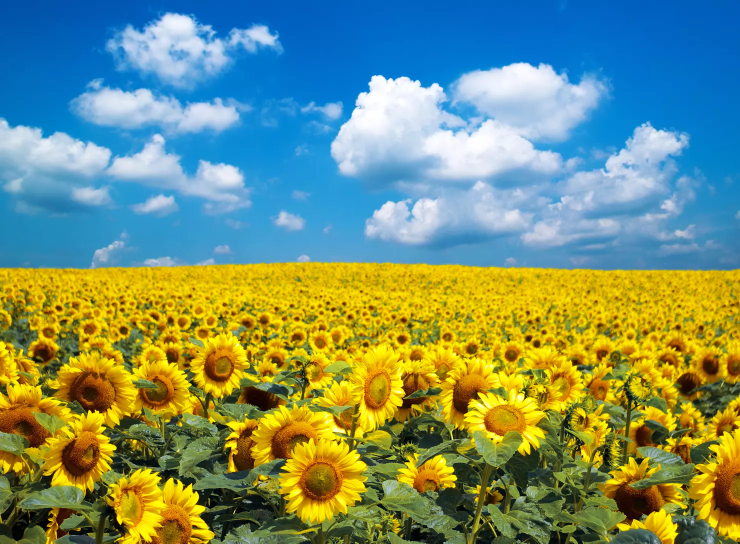
#> input picture Fall_2023/Project1/Exam/Module 1 exam Download Sep 29, 2023 944 AM/258349-1958267 - Amir Marji - Sep 25, 2023 1134 AM/Input.png, 1480 x 1087 px, found by its file name (shown at 1/2 size)
$ jupyter execute 'InClass Project - Akanksha Ashokrao Bable.ipynb'
#> lines starting #> are read from the running program, lines starting #| are printed output that depends on the picture; after the words box and inside, x2 and y2 are one past the last pixel; in counts of white or black regions, pixels touching at a corner belong together
[cell 1]
# Required Libraries
import cv2                   # OpenCV library for computer vision tasks.
import numpy as np           # Numpy library for numerical operations.
import matplotlib.pyplot as plt  # Matplotlib for plotting and visualization.

# Load an image from the specified path.
# Note: OpenCV by default reads images in BGR format (Blue-Green-Red).
img = cv2.imread("C:\\Users\\AKANKSHA\\Downloads\\Input.png")
#> img is the input picture: shape (1087, 1480, 3); mean B, G, R 112, 144.9, 119.1

# Convert the image color format from BGR to RGB.
# Matplotlib's `imshow` expects the image in RGB format.
# Hence, to view the image correctly, we need to perform this conversion.
img = cv2.cvtColor(img, cv2.COLOR_BGR2RGB)

# Display the image using matplotlib.
# The `imshow` function of matplotlib displays the image.
plt.imshow(img)
# Optionally, you can add plt.show() here to display the image in a window.

[cell 2]
# Required Libraries
import cv2                       # OpenCV library for computer vision tasks.
import numpy as np               # Numpy library for numerical operations.
import matplotlib.pyplot as plt # Matplotlib for plotting and visualization.

# Assuming the image was loaded previously using `cv2.imread()`
# Convert the image color format from BGR to RGB.
# Matplotlib's `imshow` and other functions expect the image in RGB format.
img = cv2.cvtColor(img, cv2.COLOR_BGR2RGB)

# Calculate the histogram for the R (Red) channel.
# `cv2.calcHist()` function calculates the histogram of an image.
# Here, [0] denotes that we are specifying the first channel (R channel).
# The range [0, 255] specifies the intensity values for the histogram.
hist = cv2.calcHist([img], [0], None, [256], [0, 255])
#> hist = 256 values, max 226737 at index 0, min 0 at index 255, mean 6248.5
# Plot the histogram using matplotlib. Color it red since it's for the R channel.
plt.plot(hist, color='red')
# Limit x-axis values between 0 and 255 for clarity.
plt.xlim([0, 255])

# Repeat the process for the G (Green) channel.
hist = cv2.calcHist([img], [1], None, [256], [0, 255])
#> hist = 256 values, max 16963 at index 161, min 0 at index 255, mean 6271.6
plt.plot(hist, color='green')
plt.xlim([0, 255])

# Repeat the process for the B (Blue) channel.
hist = cv2.calcHist([img], [2], None, [256], [0, 255])
#> hist = 256 values, max 93407 at index 1, min 0 at index 255, mean 6168.8
plt.plot(hist, color='blue')
plt.xlim([0, 255])

# Add a legend to the plot to identify each color.
# 'upper left' positions the legend at the top left corner of the plot.
plt.legend(('red', 'green', 'blue'), loc='upper left')

# Display the histogram.
# This command pops up a window showing the combined histogram for RGB channels.
plt.show()
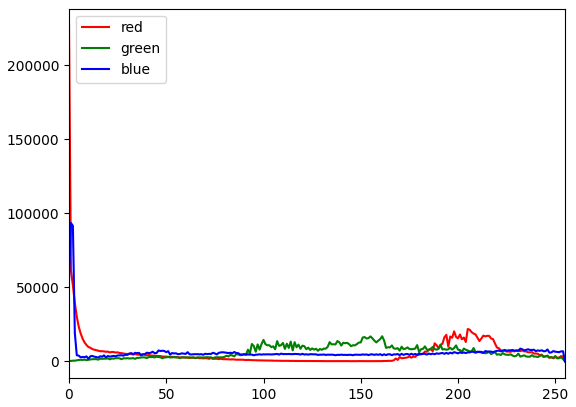
#> figure drawn by matplotlib, 1 panel; curve peaks at x = 0, y = 226737; curve peaks at x = 161, y = 16963; curve peaks at x = 1, y = 93407

[cell 3]
# Import necessary libraries
import cv2                       # OpenCV for image processing tasks
import numpy as np               # Numpy for numerical operations
import matplotlib.pyplot as plt # Matplotlib for plotting and visualization

# Define a function to adjust brightness and contrast of an image
def adjust_brightness_contrast(image_array, alpha, beta):
    """
    Adjusts brightness and contrast of an image.

    Parameters:
    - image_array: numpy array of the image
    - alpha: float, scaling factor to adjust contrast (1 means no change)
    - beta: float, value added to all pixels to adjust brightness

    Returns:
    - Adjusted image as a numpy array
    """

    # Convert to floating point to avoid overflow and underflow issues
    temp = image_array.astype('float32')

    # Adjust contrast
    temp *= alpha

    # Adjust brightness
    temp += beta

    # Clip values to be in the range [0, 255] to ensure valid pixel values
    temp = np.clip(temp, 0, 255)

    return temp.astype('uint8')

# (1) Image Enhancement

# Read the image from the specified path
img_color = cv2.imread('C:\\Users\\AKANKSHA\\Downloads\\Input.png')

# Convert the image color format from BGR to RGB (as OpenCV loads in BGR by default)
img_color = cv2.cvtColor(img_color, cv2.COLOR_BGR2RGB)

# Convert RGB image to grayscale for histogram calculation
img_bw = cv2.cvtColor(img_color, cv2.COLOR_BGR2GRAY)
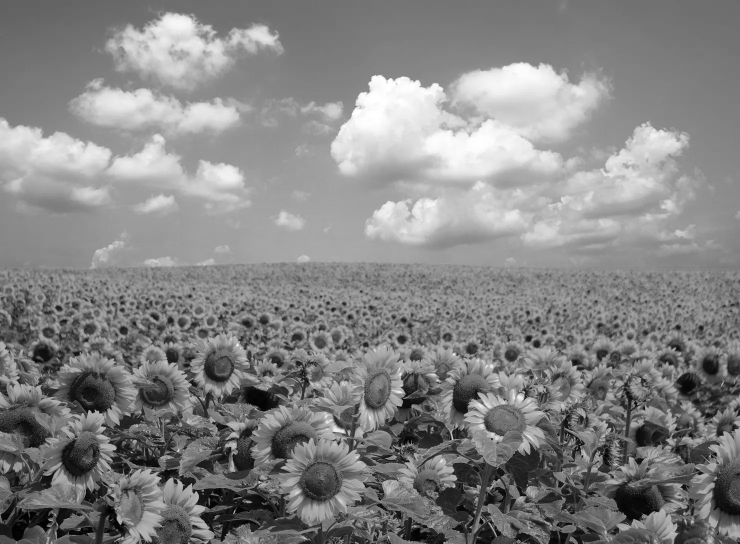
#> img_bw: shape (1087, 1480) (shown at 1/2 size); min 0, max 255, mean 132.1

# Calculate the histogram for the grayscale image
hist = cv2.calcHist([img_bw],[0],None,[256],[0,255])
#> hist = 256 values, max 21922 at index 133, min 0 at index 255, mean 6281.7

# Adjust brightness and contrast using the given parameters
contrast = 1.1
brightness = -10
adjusted_img_color = adjust_brightness_contrast(img_color, contrast, brightness)
#> in adjust_brightness_contrast, `return temp.astype('uint8')`:
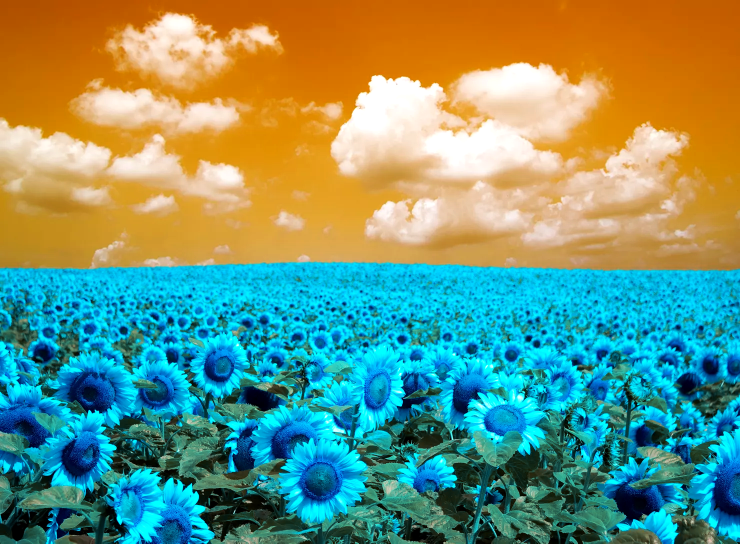
#> returned value: shape (1087, 1480, 3) (shown at 1/2 size); mean of channels 0, 1, 2 121.3, 148.8, 115; drawn as B, G, R
adjusted_img_bw = adjust_brightness_contrast(img_bw, contrast, brightness)

# Calculate histogram of adjusted grayscale image
adjusted_hist = cv2.calcHist([adjusted_img_bw],[0],None,[256],[0,255])
#> adjusted_hist = 256 values, max 21922 at index 136, min 0 at index 11, mean 6194.3

# Plotting

# Create a figure with a specified size
plt.figure(figsize=(10,10))

# Original color image
plt.subplot(2, 2, 1)
plt.imshow(img_color)
plt.title('Original Image')

# Histogram of the original grayscale image
plt.subplot(2, 2, 2)
plt.plot(hist)
plt.xlim([0,255])
plt.title('OG Histogram')

# Adjusted color image
plt.subplot(2, 2, 3)
plt.imshow(adjusted_img_color, vmin=0, vmax=255)
plt.title('Adjusted Image')

# Histogram of the adjusted grayscale image
plt.subplot(2, 2, 4)
plt.plot(adjusted_hist)
plt.xlim([0,255])
plt.title('Adjusted Histogram')

# Adjust spacing between subplots
plt.tight_layout()

# Display all the subplots
plt.show()
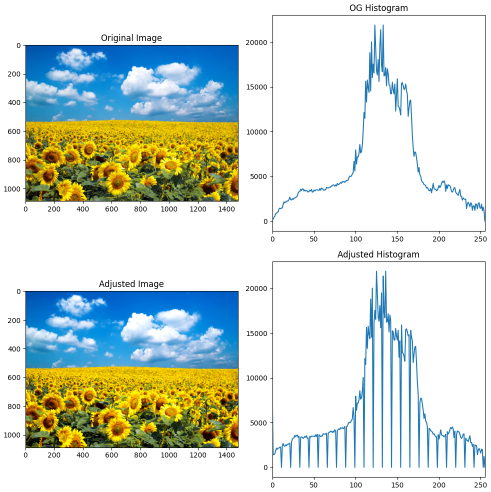
#> figure drawn by matplotlib, 4 panels; panel 2: curve peaks at x = 133, y = 21922; panel 4: curve peaks at x = 136, y = 21922

[cell 4]
# Importing necessary libraries
import cv2                       # OpenCV library for computer vision tasks
import numpy as np               # Numpy library for numerical operations
import matplotlib.pyplot as plt # Matplotlib library for plotting and visualization

# Load an image from the specified path
# Note: By default, OpenCV reads images in BGR (Blue-Green-Red) format.
img = cv2.imread("C:\\Users\\AKANKSHA\\Downloads\\Input.png")

# Convert the image color format from BGR to RGB.
# This conversion is essential because matplotlib's `imshow` function
# expects images in RGB (Red-Green-Blue) format.
# If we don't perform this conversion, the colors will be displayed incorrectly.
img = cv2.cvtColor(img, cv2.COLOR_BGR2RGB)

# Display the image using matplotlib's `imshow` function.
# Here, the image will be displayed with the correct RGB colors.
plt.imshow(img)
# Note: If you run this outside of a Jupyter notebook or similar environment,
# you may also need `plt.show()` to actually display the image in a new window.

[cell 5]
# Import OpenCV library
import cv2

# The OpenCV rectangle function
# The cv2.rectangle() function is used to draw a rectangle on an image.

# Here's a breakdown of its parameters:
# img - The image on which the rectangle is to be drawn.
# top_left - The coordinates for the top-left vertex of the rectangle.
# bottom_right - The coordinates for the bottom-right vertex of the rectangle.
# rect_color - The color of the rectangle, typically given as (R, G, B).
# thickness - Thickness of the rectangle's edges. If negative, it fills the rectangle.

# Specify the coordinates for the top-left corner of the rectangle.
top_left = (0,540)

# Specify the coordinates for the bottom-right corner of the rectangle.
bottom_right = (1500,1080)

# Define the color of the rectangle in RGB format.
# In this case, it's blue (255,0,0).
rect_color = (255,0,0)

# Define the thickness of the rectangle's edges.
# A thickness of 3 means the rectangle will have a solid border of 3 pixels width.
thickness = 3

# Draw the rectangle on the image using the defined parameters.
# Note that this operation is in-place, meaning it will modify the input image.
img_rect = cv2.rectangle(img, top_left, bottom_right, rect_color, thickness)

# Display the image with the rectangle using matplotlib's imshow function.
plt.imshow(img_rect)

[cell 6]
# We're starting by specifying the coordinates of a rectangle for reference.
# These might be coordinates that encapsulate a region of interest within the image,
# such as a detected object, face, or any specific region you might want to focus on.

# Top left corner of rectangle
# This tuple represents the x and y coordinates of the top-left corner of the rectangle.
#top_left = (0,540)

# Bottom right corner of rectangle
# This tuple represents the x and y coordinates of the bottom-right corner of the rectangle.
# bottom_right = (1500,1080)

# Now, we will import an image using OpenCV.
# The imread function from OpenCV is used to load an image from a given path.

# Load an image from the specified path.
# By default, OpenCV reads images in the BGR (Blue-Green-Red) color space.
img = cv2.imread("C:\\Users\\AKANKSHA\\Downloads\\Input.png")

# Convert the image color space from BGR to RGB.
# This step is crucial when using matplotlib or other libraries that expect the image in RGB format.
# OpenCV uses BGR by default, so this conversion ensures correct color representation when visualizing the image.
img = cv2.cvtColor(img, cv2.COLOR_BGR2RGB)

[cell 7]
# We want to extract a specific region of the image, often called "region of interest" or "ROI".
# In this case, the region to be extracted is determined by the rectangle coordinates mentioned previously.

# Extract the region of interest (ROI) from the original image:
# The syntax `img[y1:y2, x1:x2]` is used to slice the image array.
# Here, y1:y2 represents the row indices (vertical span) and x1:x2 represents the column indices (horizontal span).
# Thus, img[60:220, 175:320] extracts the rectangular region starting from
# (175,60) (top-left corner) to (320,220) (bottom-right corner).
img_masked = img[540:1080, 0:1500]
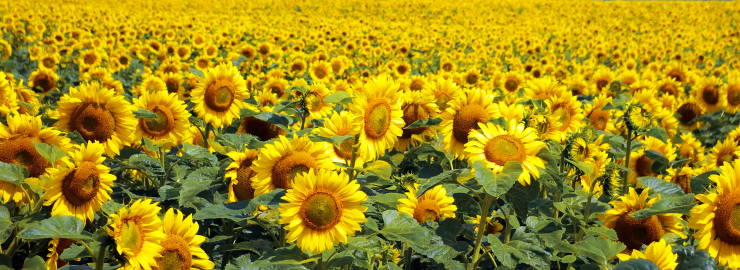
#> img_masked: shape (540, 1480, 3) (shown at 1/2 size); mean R, G, B 161, 138.2, 18.1

# Display the extracted region using matplotlib's imshow function.
# This will show only the specific region from the original image enclosed by the rectangle.
plt.imshow(img_masked)

[cell 8]
# Our primary goal here is to create histograms for the Hue, Saturation, and Value channels of the HSV image.

# Convert the RGB image to HSV color space:
# The cv2.cvtColor function is utilized to change the color representation of the image from RGB to HSV.
# This conversion is necessary because the Hue, Saturation, and Value (HSV) offer a more intuitive
# way to represent color than the traditional RGB model.
img_masked = cv2.cvtColor(img_masked, cv2.COLOR_RGB2HSV)
#> img_masked: shape (540, 1480, 3); mean H, S, V 29.7, 212.6, 165.4

# Generate and plot the histogram for the Hue channel:
# The hue is the color type and varies from 0 to 179 in OpenCV.
hist = cv2.calcHist([img_masked],[0],None,[180],[0,179])
#> hist = 180 values, max 84980 at index 25, min 0 at index 119, mean 4439.7
# Plot the Hue histogram with a red color.
plt.plot(hist, color='red')
# Set the x-axis limit from 0 to 179 (typical range for hue in OpenCV).
plt.xlim([0,179])

# Generate and plot the histogram for the Saturation channel:
# Saturation is the intensity of the color, going from 0 to 255.
hist = cv2.calcHist([img_masked],[1],None,[256],[0,255])
#> hist = 256 values, max 52597 at index 254, min 0 at index 1, mean 2240.3
# Plot the Saturation histogram with a green color.
plt.plot(hist, color='green')
# Maintain the x-axis range to [0, 255].
plt.xlim([0,255])

# Generate and plot the histogram for the Value channel:
# Value is the brightness of the color, also ranging from 0 to 255.
hist = cv2.calcHist([img_masked],[2],None,[256],[0,255])
#> hist = 256 values, max 7040 at index 232, min 0 at index 255, mean 3005.6
# Plot the Value histogram with a blue color.
plt.plot(hist, color='blue')
# Continue to maintain the x-axis range to [0, 255].
plt.xlim([0,255])

# Add a legend to differentiate between the histograms of the three channels.
# The legend identifies the three plots using labels: hue, saturation, and value.
plt.legend(('hue','saturation','value'), loc = 'upper left')

# Finally, display the combined histogram using matplotlib.
plt.show()
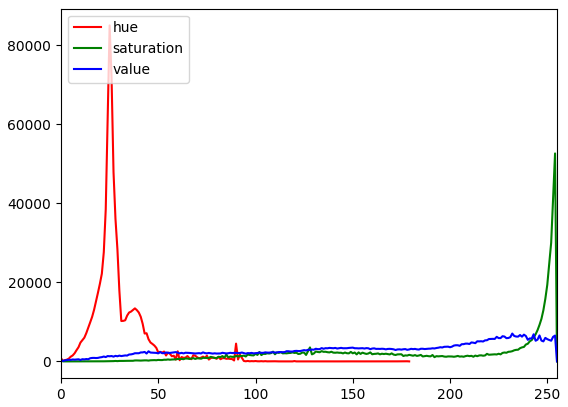
#> figure drawn by matplotlib, 1 panel; curve peaks at x = 25, y = 84980; curve peaks at x = 254, y = 52597; curve peaks at x = 232, y = 7040

[cell 9]
# We aim to create a binary mask for a specific region of the image. This mask will help us isolate
# or focus on certain parts of an image during image processing tasks.

# Create an empty 2D array (or matrix) of the same dimensions as our image.
# This array is filled with zeros, representing a black mask initially.
# Note that we use the image's shape (height and width) but exclude the channel dimension using img.shape[:2].
# The data type "uint8" is specified so that the array can hold values between 0 and 255, which is typical for grayscale images.
mask = np.zeros(img.shape[:2], np.uint8)

# Modify a specific region of the mask to set it to white.
# Using array slicing, we select the region [60:220, 175:320], which corresponds to the rectangular area
# from the point (175,60) to the point (320,220). We then set this entire region to 255, which represents white in grayscale.
mask[540:1080, 0:1500] = 255

# Print out the shape of the mask to verify that its dimensions match those of the original image (ignoring the channel dimension).
print(mask.shape)

[cell 10]
# The goal here is to display the binary mask using matplotlib.

# Using the imshow function of matplotlib to display the mask.
# The 'cmap="gray"' argument specifies that the mask should be displayed in grayscale.
# In grayscale, pixel values range from 0 (black) to 255 (white).
# For our mask, the specific rectangular region will appear white while the rest is black.
plt.imshow(mask, cmap="gray")
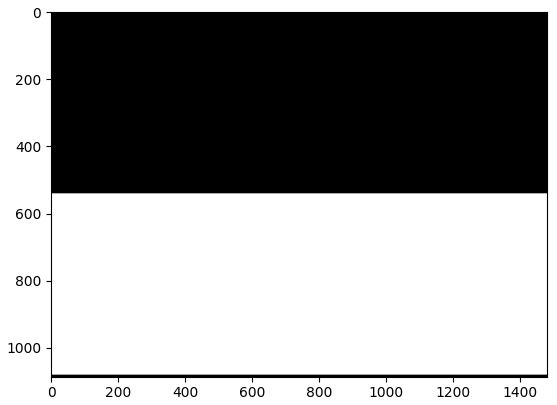
#> figure drawn by matplotlib, 1 panel

[cell 11]
# The primary objective is to apply the binary mask to the original image, effectively
# overlaying the mask onto the image to highlight or "reveal" a specific region.

# Read the image again from the specified path.
# OpenCV reads images in BGR format by default.
img = cv2.imread("C:\\Users\\AKANKSHA\\Downloads\\Input.png")

# Convert the BGR image to RGB format.
# This is done to facilitate accurate plotting with matplotlib, which uses RGB format.
img = cv2.cvtColor(img, cv2.COLOR_BGR2RGB)

# Apply the mask to the image using the bitwise AND operation.
# The bitwise AND operation is performed between corresponding pixels of the two input images (in this case, img and img).
# However, this operation is only carried out where the mask has white pixels (value 255).
# Resultantly, regions of the image where the mask is black (value 0) will be set to black in the output image.
# Thus, only the specific rectangular region defined by the mask will be retained in the output,
# while the rest of the image will be black.
img_masked = cv2.bitwise_and(img, img, mask=mask)
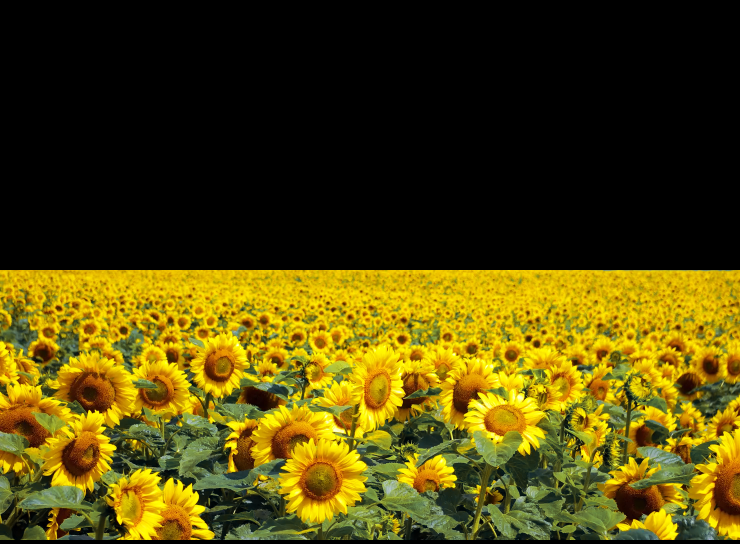
#> img_masked: shape (1087, 1480, 3) (shown at 1/2 size); mean R, G, B 80, 68.7, 9

# Display the masked image using matplotlib.
# Only the area corresponding to the white portion of the mask will be visible in the output image.
plt.imshow(img_masked)

[cell 12]
# The main objective here is to compute and visualize the histograms of the Hue, Saturation, and Value channels
# of an image in HSV color space. Importantly, these histograms will only consider the region defined by the mask.

# Convert the RGB image to HSV format.
# The HSV representation is often used in image processing because it separates the image intensity
# (i.e., Value) from the color information (i.e., Hue and Saturation).
img = cv2.cvtColor(img, cv2.COLOR_RGB2HSV)
#> img: shape (1087, 1480, 3); mean H, S, V 66, 190.4, 186.8

# Compute the histogram for the Hue channel of the image.
# Only the pixels in the region defined by the white portion of the mask are considered.
hist = cv2.calcHist([img],[0],mask,[256],[0,255])
#> hist = 256 values, max 84980 at index 25, min 0 at index 119, mean 3121.9
# Plot the Hue histogram in red.
plt.plot(hist, color='red')
# Restrict the x-axis of the plot to the range [0,255] for clarity.
plt.xlim([0,255])

# Compute the histogram for the Saturation channel of the image.
hist = cv2.calcHist([img],[1],mask,[256],[0,255])
#> hist = 256 values, max 52597 at index 254, min 0 at index 1, mean 2240.3
# Plot the Saturation histogram in green.
plt.plot(hist, color='green')
# The x-axis remains restricted to the range [0,255].
plt.xlim([0,255])

# Compute the histogram for the Value channel of the image.
hist = cv2.calcHist([img],[2],mask,[256],[0,255])
#> hist = 256 values, max 7040 at index 232, min 0 at index 255, mean 3005.6
# Plot the Value histogram in blue.
plt.plot(hist, color='blue')
# Keep the x-axis restricted to the range [0,255].
plt.xlim([0,255])

# Add a legend to the plot to indicate which color corresponds to which channel.
plt.legend(('hue', 'saturation', 'value'), loc='upper left')

# Finally, display the combined histogram plot.
plt.show()

[cell 13]
# Minimum and maximum HSV values.
min_HSV = np.array([0,0,0], np.uint8)
max_HSV = np.array([50,240,255], np.uint8)

# cv2.inRange(image, minimum, maximum)
skinArea = cv2.inRange(img, min_HSV, max_HSV)
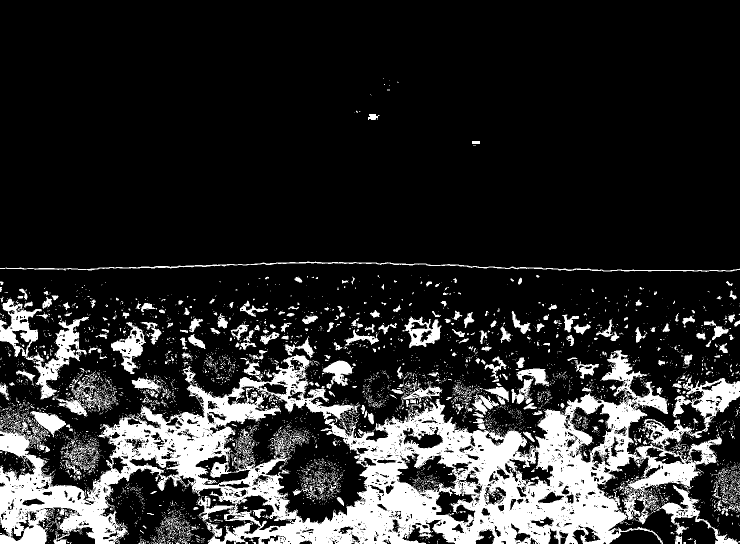
#> skinArea: shape (1087, 1480) (shown at 1/2 size); 17.7% white; 4719 white regions (4288 under 20 px), largest, box (x1, y1, x2, y2) and area: (0, 700, 1480, 1087) 200631, (0, 597, 178, 800) 9285, (0, 523, 1480, 544) 3682

# Bitwise And mask
skinHSV = cv2.bitwise_and(img, img, mask=skinArea)
#> skinHSV: shape (1087, 1480, 3); mean H, S, V 5.9, 29, 21.7

# Convert to RGB
skinHSV = cv2.cvtColor(skinHSV, cv2.COLOR_HSV2RGB)
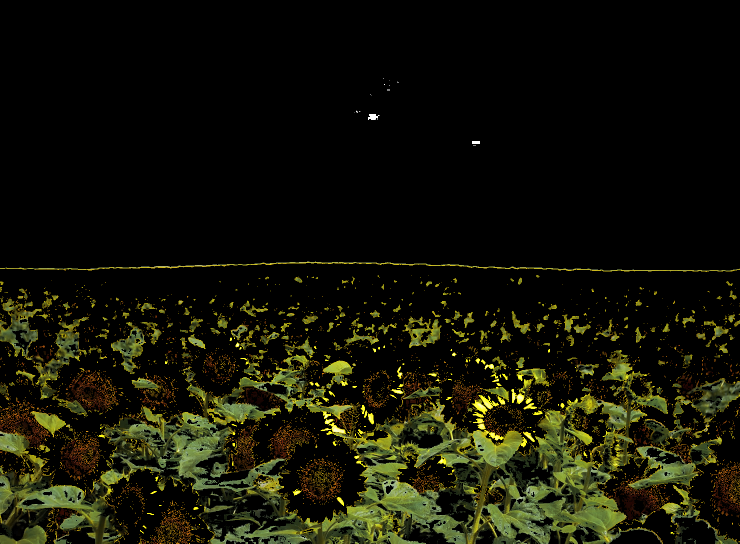
#> skinHSV: shape (1087, 1480, 3) (shown at 1/2 size); mean R, G, B 20, 20.3, 7.1

# Plot masked image.
plt.imshow(skinHSV)
